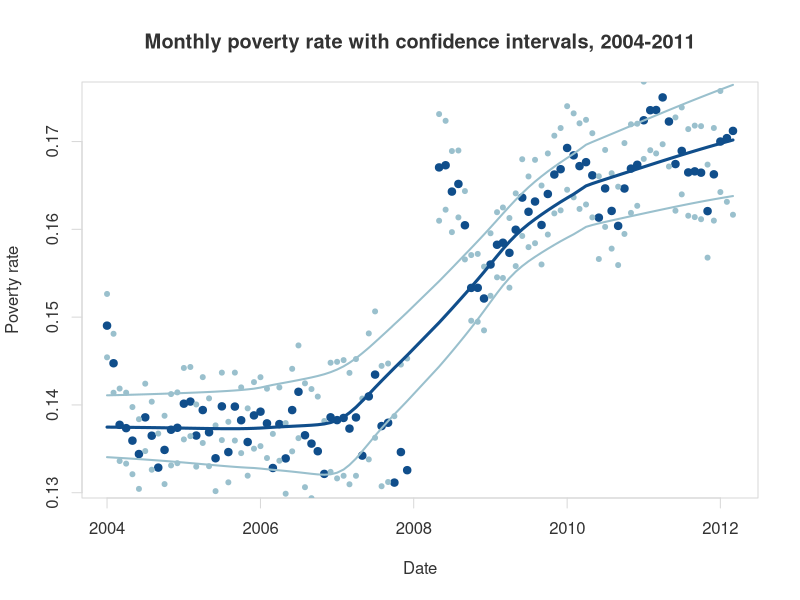
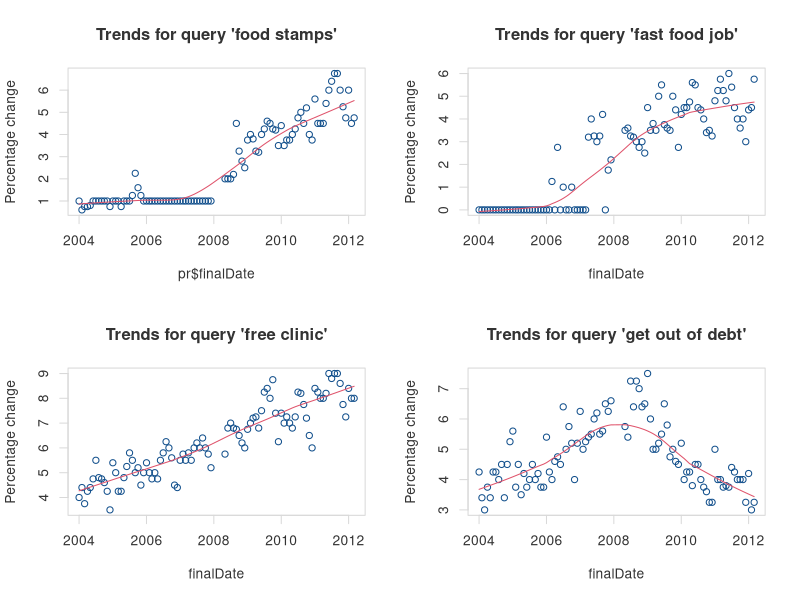
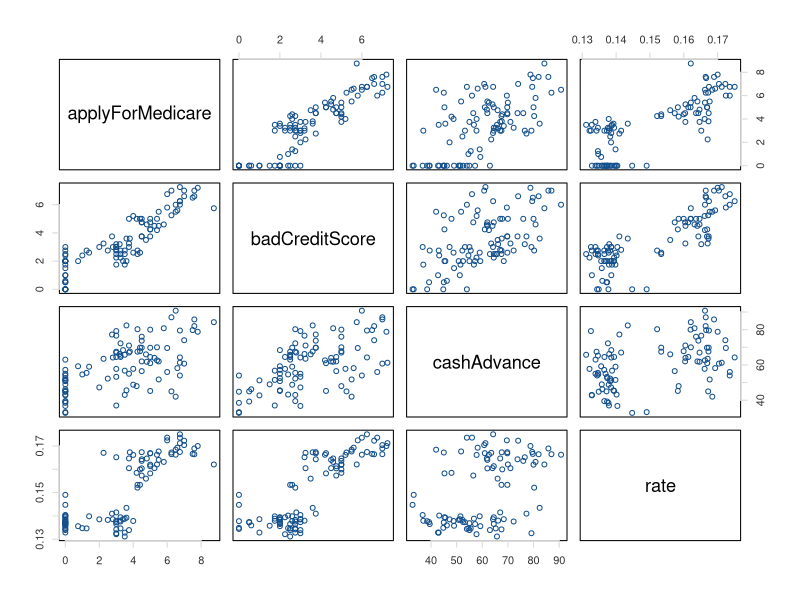
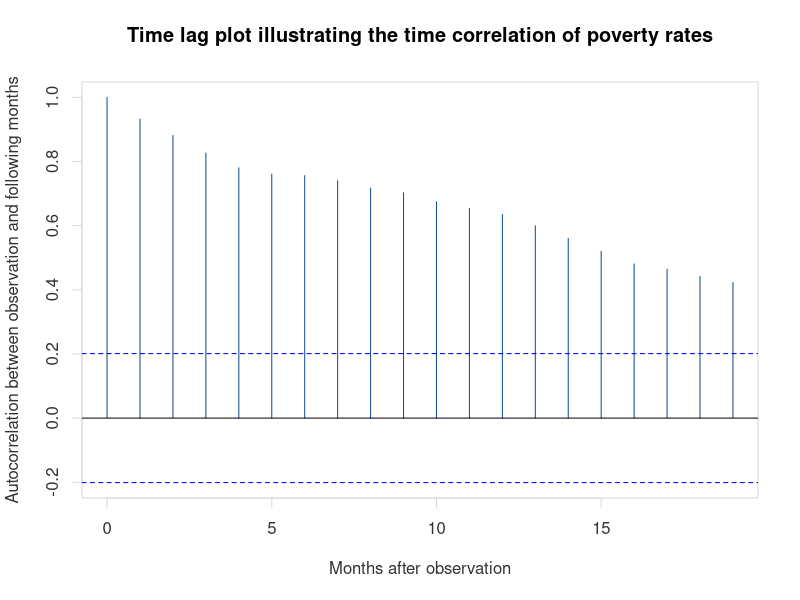
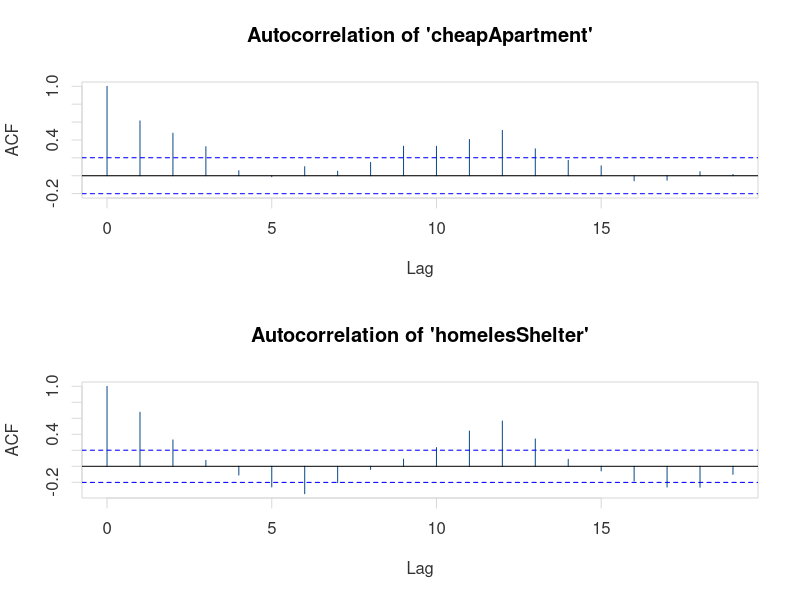

Write the R code that produced these figures, in order.
#######################################
# Exploratory data analysis           #
#                                     #
# Author: Elijah Goldberg             #
# Contact: goldberg.elijah@gmail.com  #
#######################################

# Set working directory
dir <- "C:/Users/Elijah Goldberg/Dropbox/Documents/Research/Poverty Prediction/new/data/"
setwd(dir)

# Load necessary data
t <- read.csv("terms.csv", header = T)
p <- read.csv("poverty.csv", header = T)


#######################################
# Initial data manipulation           #
#######################################

# Adding and removing some columns, dropping missing values

for(i in 1:nrow(t)) {
  d <- t[i,]$date
  d <- strsplit(as.character(d), "-")
  t[i,'year'] <- d[[1]][1]
  t[i,'month'] <- d[[1]][2]
}
c <- t
d <- t[,(names(t) %in% c("year","month","date"))]
for(i in 1:nrow(p)) {
  y <- p[i,]$year
  m <- as.character(p[i,]$month)
  if(nchar(m) == 1) {
    m <- paste("0", m, sep = "")
  }
  r <- p[i,]$povRate
  r2 <- p[i,]$povCIH
  r3 <- p[i,]$povCIL
  c[(c$year == y & c$month == m),'rate'] <- r
  d[(d$year == y & d$month == m),'rate'] <- r
  d[(d$year == y & d$month == m),'upper'] <- r2
  d[(d$year == y & d$month == m),'lower'] <- r3
}

pr <- c[complete.cases(c),] # predictors
pov <- d[complete.cases(d),] # poverty rate
rm(c, p, t, d, i, m, r, y)

write.table(pr, file="master.csv")


#######################################
# EDA                                 #
#######################################


# PLOT POVERTY RATE BY MONTH
pov$fullDate <- paste(pov$date, "01", sep="-"); pov$fullDate <- as.Date(pov$fullDate, "%Y-%m-%d")
windows()
plot(pov$fullDate, pov$rate, main="Monthly poverty rate with confidence intervals, 2004-2011", 
     ylab="Poverty rate", xlab="Date", pch=19, col="dodgerblue4", fg="gray85", bg="gray40",
     col.lab="gray20", col.main="gray20", col.axis="gray20")
points(pov$fullDate, pov$upper, pch=20, col="lightblue3")
points(pov$fullDate, pov$lower, pch=20, col="lightblue3")

# Smoothed plot
lines(lowess(pov$rate ~ pov$fullDate,f=.5), col = "dodgerblue4", lwd=3)
lines(lowess(pov$upper ~ pov$fullDate,f=.5), col = "lightblue3", lwd=2)
lines(lowess(pov$lower ~ pov$fullDate,f=.5), col = "lightblue3", lwd=2)


# PLOT SELECTED TERMS
pr$finalDate <- pov$fullDate
windows()
par(mfrow=c(2,2))
plot(pr$finalDate, pr$foodStamps, main="Trends for query 'food stamps'", ylab="Percentage change",
     col="dodgerblue4", fg="gray85", bg="gray40",
     col.lab="gray20", col.main="gray20", col.axis="gray20")
lines(lowess(pr$foodStamps ~ pr$finalDate,f=.5), col = 2)
plot(fastFoodJob ~ finalDate, pr, main="Trends for query 'fast food job'", ylab="Percentage change",
     col="dodgerblue4", fg="gray85", bg="gray40",
     col.lab="gray20", col.main="gray20", col.axis="gray20")
lines(lowess(pr$fastFoodJob ~ pr$finalDate,f=.5), col = 2)
plot(freeClinic ~ finalDate, pr, main="Trends for query 'free clinic'", ylab="Percentage change",
     col="dodgerblue4", fg="gray85", bg="gray40",
     col.lab="gray20", col.main="gray20", col.axis="gray20")
lines(lowess(pr$freeClinic ~ pr$finalDate,f=.5), col = 2)
plot(getOutOfDebt ~ finalDate, pr, main="Trends for query 'get out of debt'", ylab="Percentage change",
     col="dodgerblue4", fg="gray85", bg="gray40",
     col.lab="gray20", col.main="gray20", col.axis="gray20")
lines(lowess(pr$getOutOfDebt ~ pr$finalDate,f=.5), col = 2)


windows()
pairs(pr[,c(5:7,62)], col="dodgerblue4", fg="gray85", bg="gray40",
      col.lab="gray20", col.main="gray20", col.axis="gray20")



# PLOT AUTOCORRELATION OF POVERTY RATES
windows()
acf(log(pr[,62]), main="Time lag plot illustrating the time correlation of poverty rates", 
    xlab="Months after observation", ylab="Autocorrelation between observation and following months", 
    col="dodgerblue4", fg="gray85", bg="gray40",
    col.lab="gray20", col.main="gray20", col.axis="gray20")


# PLOT AUTOCORRELATION OF PREDICTOR TERMS
windows()
par(mfrow=c(2,1))
acf(log(pr[,10]), main="Autocorrelation of 'cheapApartment'", col="dodgerblue4", fg="gray85", bg="gray40",
    col.lab="gray20", col.main="gray20", col.axis="gray20")
acf(log(pr[,35]), main="Autocorrelation of 'homelesShelter'",col="dodgerblue4", fg="gray85", bg="gray40",
    col.lab="gray20", col.main="gray20", col.axis="gray20")
